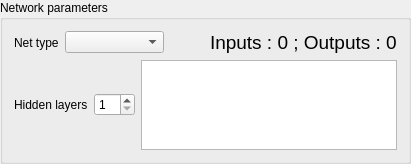
      <widget class="QGroupBox" name="groupBox_3">
       <property name="sizePolicy">
        <sizepolicy hsizetype="Preferred" vsizetype="Expanding">
         <horstretch>0</horstretch>
         <verstretch>0</verstretch>
        </sizepolicy>
       </property>
       <property name="minimumSize">
        <size>
         <width>0</width>
         <height>135</height>
        </size>
       </property>
       <property name="title">
        <string>Network parameters</string>
       </property>
       <layout class="QHBoxLayout" name="horizontalLayout_15">
        <item>
         <layout class="QVBoxLayout" name="verticalLayout_5" stretch="0,1">
          <item>
           <layout class="QHBoxLayout" name="horizontalLayout_14" stretch="0,1,0,0">
            <item>
             <widget class="QLabel" name="label_11">
              <property name="text">
               <string>Net type</string>
              </property>
             </widget>
            </item>
            <item>
             <widget class="QComboBox" name="netTypeCombo"/>
            </item>
            <item>
             <spacer name="horizontalSpacer_4">
              <property name="orientation">
               <enum>Qt::Horizontal</enum>
              </property>
              <property name="sizeHint" stdset="0">
               <size>
                <width>40</width>
                <height>20</height>
               </size>
              </property>
             </spacer>
            </item>
            <item>
             <widget class="QLabel" name="inpOutlabel">
              <property name="font">
               <font>
                <pointsize>14</pointsize>
               </font>
              </property>
              <property name="text">
               <string>Inputs : 0 ; Outputs : 0</string>
              </property>
             </widget>
            </item>
           </layout>
          </item>
          <item>
           <layout class="QHBoxLayout" name="horizontalLayout_6">
            <item>
             <widget class="QLabel" name="label_6">
              <property name="text">
               <string>Hidden layers</string>
              </property>
             </widget>
            </item>
            <item>
             <widget class="QSpinBox" name="hiddenSpin">
              <property name="minimum">
               <number>1</number>
              </property>
             </widget>
            </item>
            <item>
             <widget class="QTableWidget" name="hiddenLayers">
              <property name="sizePolicy">
               <sizepolicy hsizetype="Expanding" vsizetype="Preferred">
                <horstretch>0</horstretch>
                <verstretch>0</verstretch>
               </sizepolicy>
              </property>
              <property name="minimumSize">
               <size>
                <width>0</width>
                <height>70</height>
               </size>
              </property>
              <property name="maximumSize">
               <size>
                <width>16777215</width>
                <height>90</height>
               </size>
              </property>
              <attribute name="horizontalHeaderCascadingSectionResizes">
               <bool>true</bool>
              </attribute>
              <attribute name="horizontalHeaderDefaultSectionSize">
               <number>50</number>
              </attribute>
              <attribute name="horizontalHeaderMinimumSectionSize">
               <number>50</number>
              </attribute>
              <attribute name="verticalHeaderVisible">
               <bool>false</bool>
              </attribute>
             </widget>
            </item>
           </layout>
          </item>
         </layout>
        </item>
       </layout>
      </widget>
